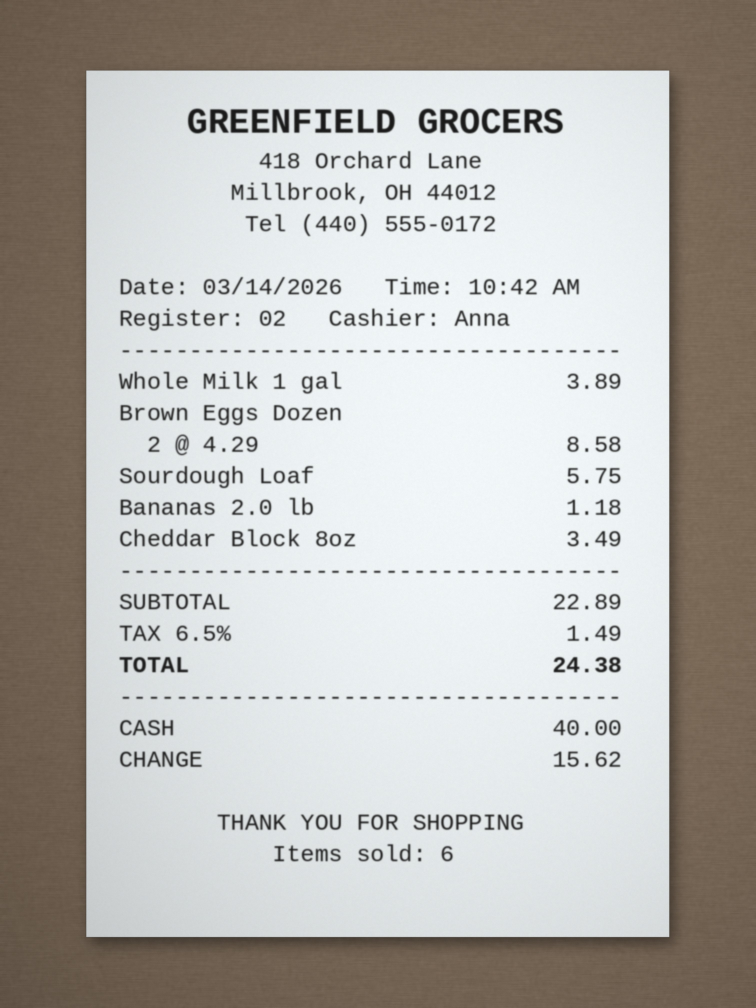
#> input picture backend/documents/evaluation/dataset/invoices_bills/images/receipt_1_clean.jpg, 3024 x 4032 px (shown at 1/4 size)
$ python -i image_processing.py   (imports and definitions only)
#> lines starting #> are read from the running program, lines starting #| are printed output that depends on the picture; after the words box and inside, x2 and y2 are one past the last pixel; in counts of white or black regions, pixels touching at a corner belong together
#> further down, picture is the input picture: shape (4032, 3024, 3); mean B, G, R 177.8, 181.7, 183.9
import cv2
import numpy as np


# [5 lines left out: function load_image, not called in this run]


def convert_to_grayscale(image):
    if len(image.shape) == 2:
        return image
    return cv2.cvtColor(image, cv2.COLOR_BGR2GRAY)
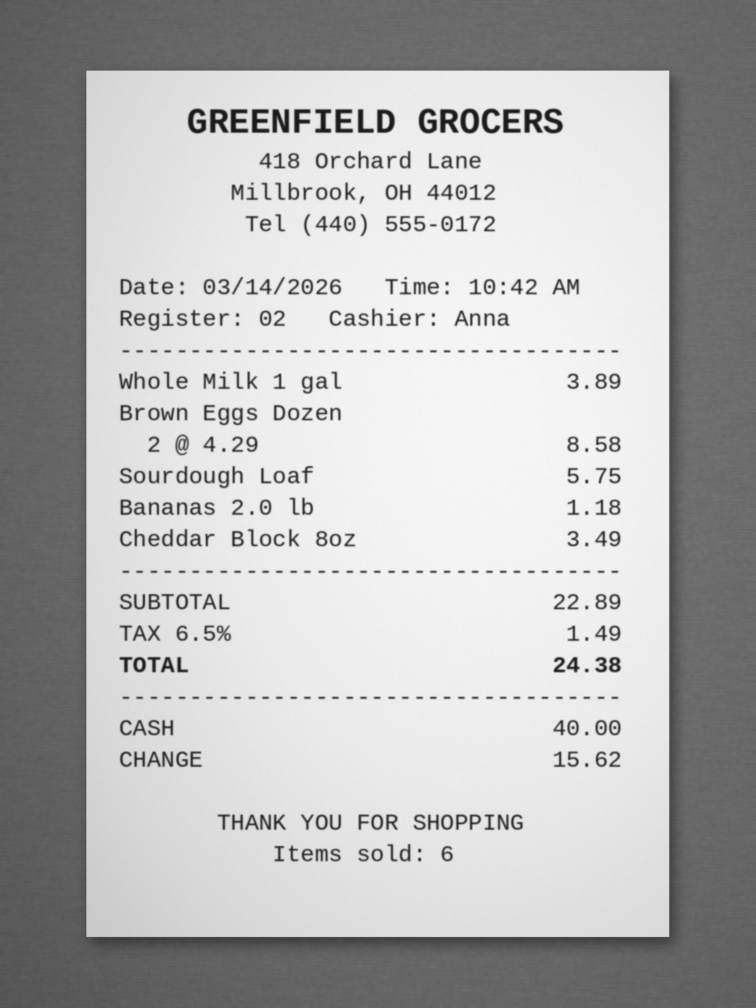
#> returned value: shape (4032, 3024) (shown at 1/4 size); min 20, max 253, mean 181.9


def apply_gaussian_blur(image, kernel_size=5):
    return cv2.GaussianBlur(convert_to_grayscale(image), (kernel_size, kernel_size), 0)


# [9 lines left out: function auto_canny, not called in this run]


def apply_canny(image):
    return auto_canny(image)


# [7 lines left out: function find_contours, not called in this run]


def find_document_corners(image):
    """
    Robust 4-corner document boundary detection with multi-scale edge enhancement.
    Handles white documents on light/dark backgrounds, eliminating internal text noise.
    """
    gray = convert_to_grayscale(image)
    h, w = gray.shape[:2]
#> h = 4032; w = 3024
    image_area = h * w
#> image_area = 12192768

    # Scale for consistent edge and contour detection without text interference
    scale = 600.0 / max(h, w)
#> scale = 0.149
    small_w, small_h = max(100, int(w * scale)), max(100, int(h * scale))
#> small_w = 450; small_h = 600
    small = cv2.resize(gray, (small_w, small_h), interpolation=cv2.INTER_AREA)
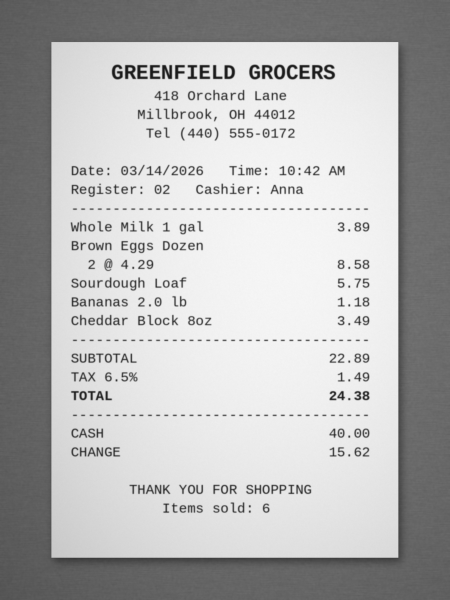
#> small: shape (600, 450); min 24, max 247, mean 181.9
    small_area = small_w * small_h
#> small_area = 270000

    # Large Gaussian blur to eliminate small black writing from internal edges
    blur = cv2.GaussianBlur(small, (15, 15), 0)
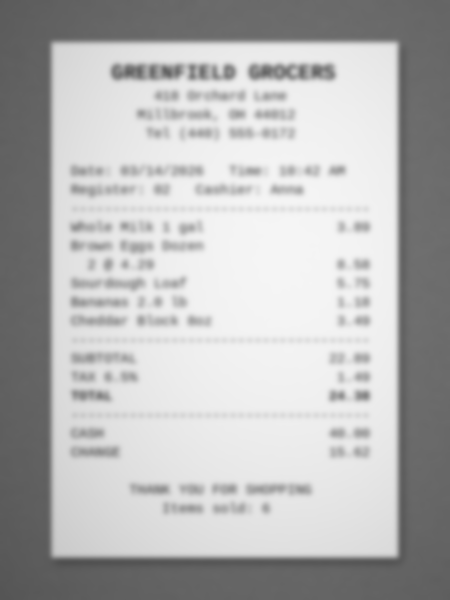
#> blur: shape (600, 450); min 80, max 245, mean 181.9

    candidates = []

    # Method 1: Adaptive Canny with morphological closing
    med = np.median(blur)
#> med = 216
    lower = int(max(0, 0.66 * med))
#> lower = 142
    upper = int(min(255, 1.33 * med))
#> upper = 255
    canny = cv2.Canny(blur, lower, upper)
#> canny: shape (600, 450); every value is 0
    kernel_c = cv2.getStructuringElement(cv2.MORPH_RECT, (7, 7))
    closed_c = cv2.morphologyEx(canny, cv2.MORPH_CLOSE, kernel_c)
    cnts_c, _ = cv2.findContours(closed_c, cv2.RETR_LIST, cv2.CHAIN_APPROX_SIMPLE)
#> cnts_c = []
    candidates.extend(cnts_c)

    # Method 2: Otsu thresholding (ideal for white paper with black writing)
    _, otsu = cv2.threshold(blur, 0, 255, cv2.THRESH_BINARY + cv2.THRESH_OTSU)
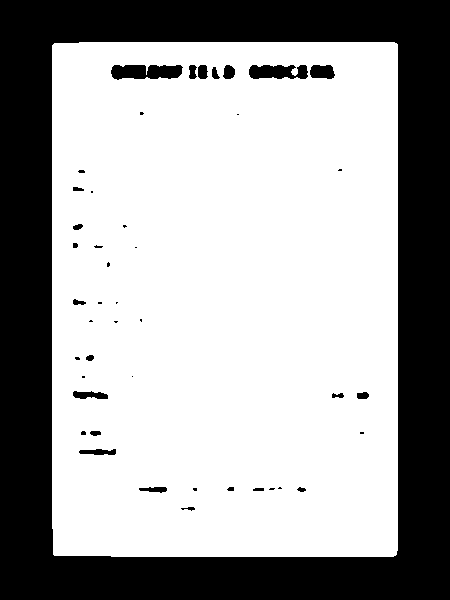
#> otsu: shape (600, 450); 64.7% white; 45 black regions (22 under 20 px), largest, box (x1, y1, x2, y2) and area: (0, 0, 450, 600) 91941, (111, 65, 183, 80) 884, (249, 65, 308, 79) 677
    # If the border is predominantly white, invert to isolate the page
    if np.mean(otsu[0:5, :]) > 128:
        otsu = cv2.bitwise_not(otsu)
    kernel_o = cv2.getStructuringElement(cv2.MORPH_RECT, (11, 11))
    closed_o = cv2.morphologyEx(otsu, cv2.MORPH_CLOSE, kernel_o)
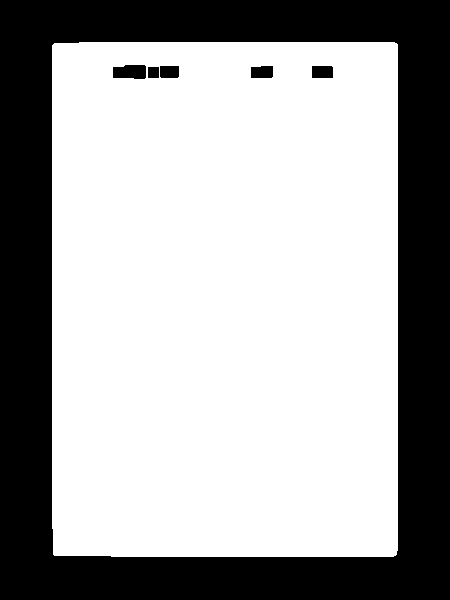
#> closed_o: shape (600, 450); 65.5% white; 6 black regions
    cnts_o, _ = cv2.findContours(closed_o, cv2.RETR_EXTERNAL, cv2.CHAIN_APPROX_SIMPLE)
#> cnts_o = 1 contour; box (x1, y1, x2, y2) and area: (52, 42, 398, 557) 177204
    candidates.extend(cnts_o)

    # Sort largest to smallest
    candidates = sorted(candidates, key=cv2.contourArea, reverse=True)
#> candidates has the same summary as cnts_o

    for c in candidates:
        area = cv2.contourArea(c)
        if area < small_area * 0.12 or area > small_area * 0.98:
            continue

        hull = cv2.convexHull(c)
        peri = cv2.arcLength(hull, True)

        for eps in (0.02, 0.03, 0.04, 0.05, 0.06):
            approx = cv2.approxPolyDP(hull, eps * peri, True)
            if len(approx) == 4 and cv2.isContourConvex(approx):
                pts = approx.reshape(4, 2) / scale
                return np.int32(pts)
#> this loop made 1 pass
#> (area, peri) on pass 1: (177204.5, 1709.7)

    raise ValueError("Document boundary not detected")


# [68 lines left out: functions order_points, correct_perspective, enhance_document, not called in this run]

>>> import cv2
>>> picture = cv2.imread('../evaluation/dataset/invoices_bills/images/receipt_1_clean.jpg')
>>> result = find_document_corners(picture)
#> result = [[2661, 288], [2661, 3722], [362, 3729], [349, 302]]

$ run again, on backend/documents/evaluation/dataset/invoices_bills/images/receipt_2_tilted.jpg
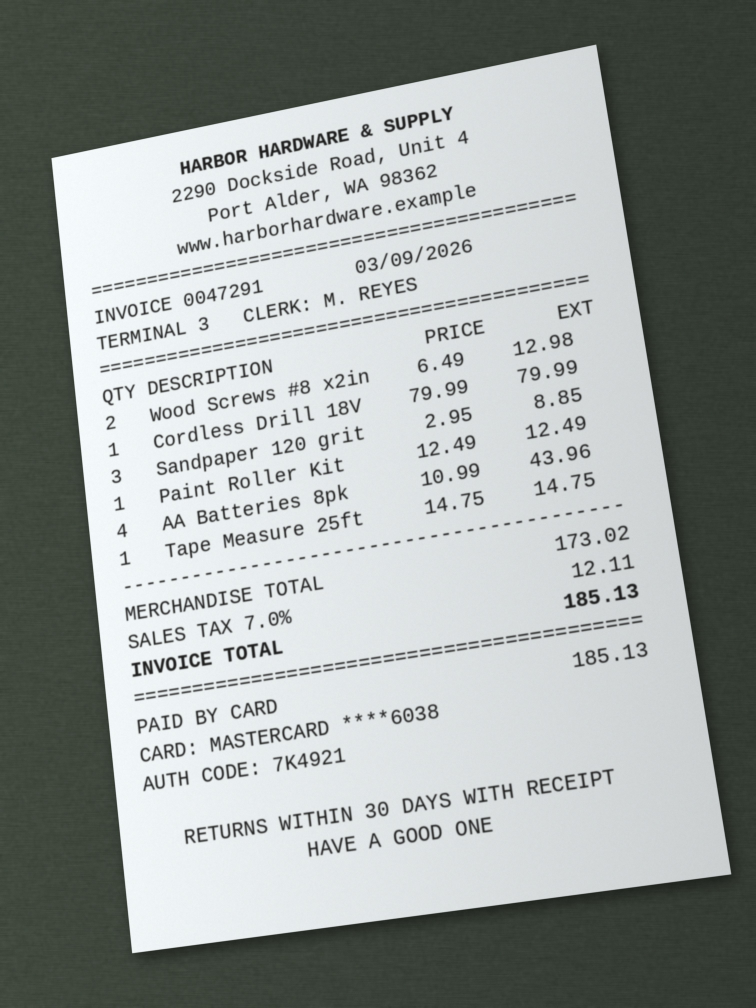
#> input picture backend/documents/evaluation/dataset/invoices_bills/images/receipt_2_tilted.jpg, 3024 x 4032 px (shown at 1/4 size)
#> picture is the input picture: shape (4032, 3024, 3); mean B, G, R 157.6, 159.9, 154.3
#> med = 201
#> lower = 132
#> upper = 255
#> in find_document_corners, `canny = cv2.Canny(blur, lower, upper)`:
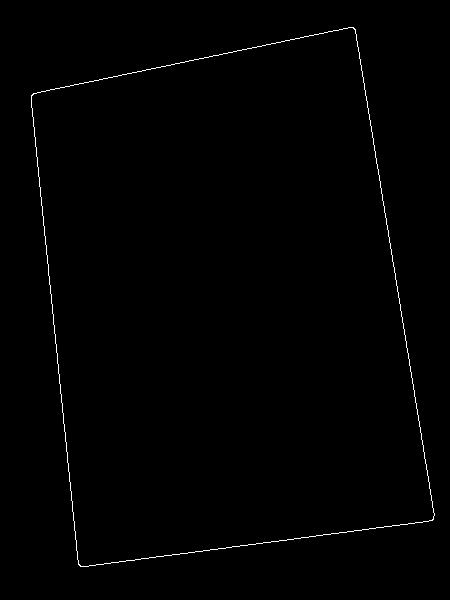
#> canny: shape (600, 450); 0.61% white in thin lines or dots, all inside (x1, y1, x2, y2) = (31, 27, 435, 567)
#> cnts_c = 2 contours; box (x1, y1, x2, y2) and area: (31, 27, 435, 567) 168187, (31, 28, 434, 567) 168170
#> in find_document_corners, `_, otsu = cv2.threshold(blur, 0, 255, cv2.THRESH_BINARY + cv2.THRESH_O..`:
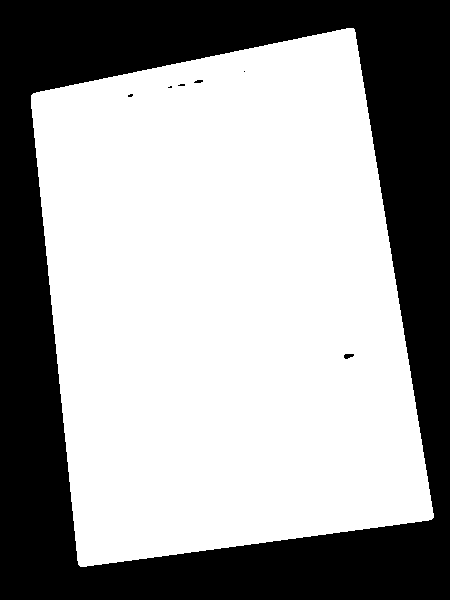
#> otsu: shape (600, 450); 62.3% white; 7 black regions (4 under 20 px), largest, box (x1, y1, x2, y2) and area: (0, 0, 450, 600) 101707, (344, 354, 354, 359) 37, (194, 80, 203, 83) 21
#> closed_o: shape (600, 450); 62.3% white; 1 black region
#> cnts_o = 1 contour; box (x1, y1, x2, y2) and area: (31, 28, 434, 567) 167474
#> candidates = 3 contours; box (x1, y1, x2, y2) and area: (31, 27, 435, 567) 168187, (31, 28, 434, 567) 168170, (31, 28, 434, 567) 167474
#> the loop in find_document_corners, `for c in candidates:` made 1 pass
#> (area, peri) on pass 1: (168187, 1659.8)
#> result = [[2372, 181], [2909, 3487], [537, 3803], [208, 638]]

$ run again, on backend/documents/evaluation/dataset/invoices_bills/images/receipt_4_wrinkled.jpg
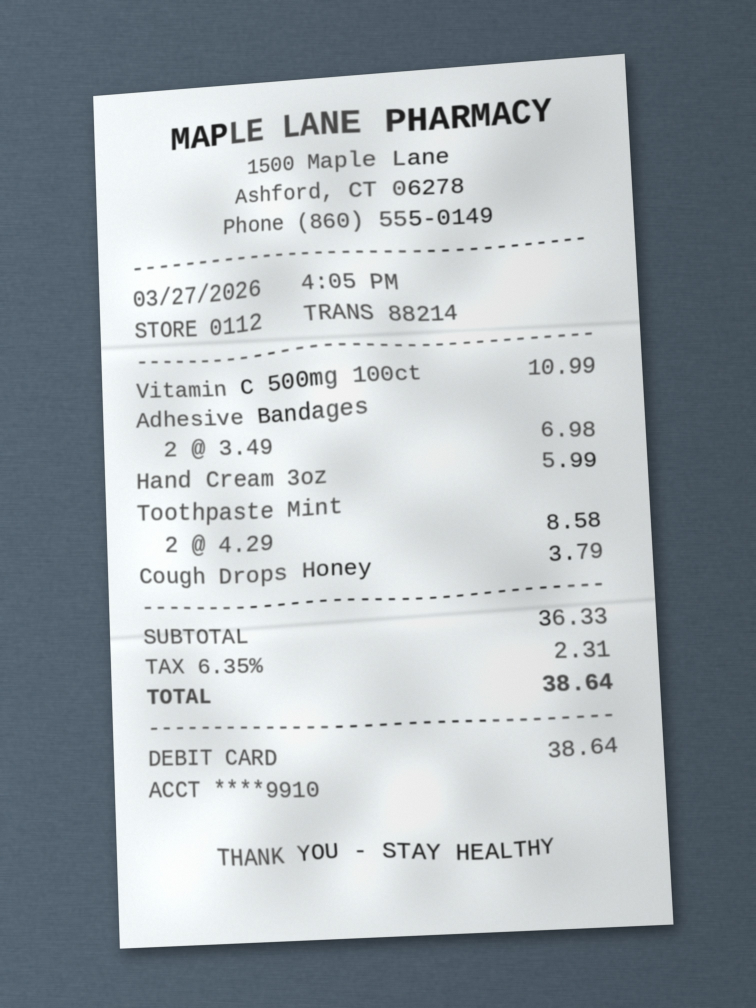
#> input picture backend/documents/evaluation/dataset/invoices_bills/images/receipt_4_wrinkled.jpg, 3024 x 4032 px (shown at 1/4 size)
#> picture is the input picture: shape (4032, 3024, 3); mean B, G, R 175.4, 170.2, 162.6
#> med = 205
#> lower = 135
#> upper = 255
#> canny: shape (600, 450); every value is 0
#> cnts_c = []
#> in find_document_corners, `_, otsu = cv2.threshold(blur, 0, 255, cv2.THRESH_BINARY + cv2.THRESH_O..`:
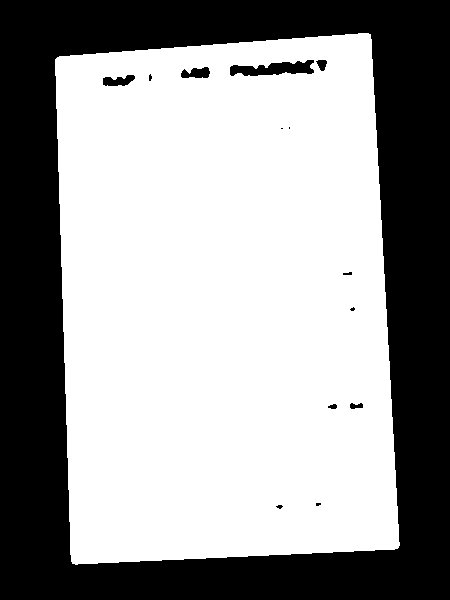
#> otsu: shape (600, 450); 60.8% white; 14 black regions (6 under 20 px), largest, box (x1, y1, x2, y2) and area: (0, 0, 450, 600) 104223, (230, 60, 314, 76) 837, (103, 75, 135, 86) 240
#> in find_document_corners, `closed_o = cv2.morphologyEx(otsu, cv2.MORPH_CLOSE, kernel_o)`:
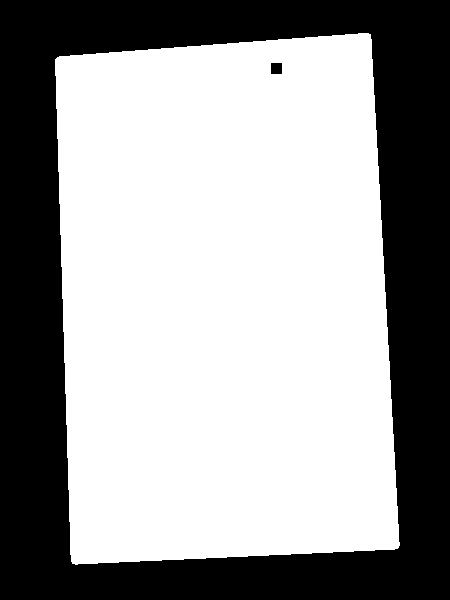
#> closed_o: shape (600, 450); 61.4% white; 2 black regions
#> cnts_o = 1 contour; box (x1, y1, x2, y2) and area: (55, 33, 400, 565) 164947
#> candidates has the same summary as cnts_o
#> the loop in find_document_corners, `for c in candidates:` made 1 pass
#> (area, peri) on pass 1: (164947, 1662.9)
#> result = [[2486, 228], [2674, 3675], [483, 3783], [369, 396]]
